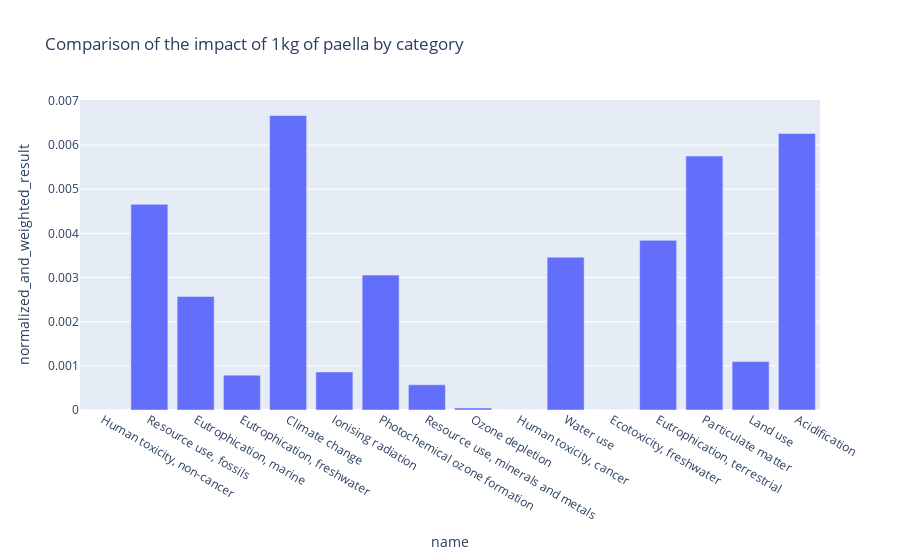
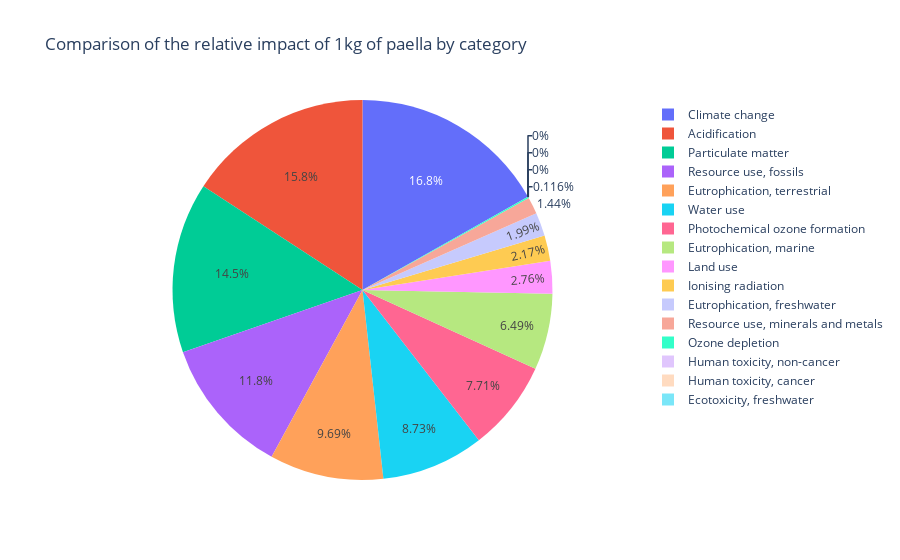

Here is the notebook cell these charts were saved with, in order:
### Code cell
#By meal, comparison of impacts by categories
paella = score_comparison.loc[score_comparison['meal'] == 'Paella']
paella.head()

fig = px.bar(paella, x=paella.name, y = paella.normalized_and_weighted_result, title = 'Comparison of the impact of 1kg of paella by category')
fig.show()

fig2 = px.pie(paella, values='normalized_and_weighted_result', names = 'name', title = 'Comparison of the relative impact of 1kg of paella by category')
fig2.show()

### Figure 1 — Plotly figure (JSON) as saved in the notebook; plotly's stock layout.template omitted (floating-point values rounded to 4 significant figures)
{"data": [{"alignmentgroup": "True", "hovertemplate": "name=%{x}<br>normalized_and_weighted_result=%{y}<extra></extra>", "legendgroup": "", "marker": {"color": "#636efa"}, "name": "", "offsetgroup": "", "orientation": "v", "showlegend": false, "textposition": "auto", "type": "bar", "x": ["Human toxicity, non-cancer", "Resource use, fossils", "Eutrophication, marine", "Eutrophication, freshwater", "Climate change", "Ionising radiation", "Photochemical ozone formation", "Resource use, minerals and metals", "Ozone depletion", "Human toxicity, cancer", "Water use", "Ecotoxicity, freshwater", "Eutrophication, terrestrial", "Particulate matter", "Land use", "Acidification"], "xaxis": "x", "y": [0, 0.004658, 0.002573, 0.0007894, 0.00667, 0.0008608, 0.003055, 0.0005705, 4.595e-05, 0, 0.003462, 0, 0.003842, 0.005752, 0.001096, 0.006263], "yaxis": "y"}], "layout": {"barmode": "relative", "legend": {"tracegroupgap": 0}, "title": {"text": "Comparison of the impact of 1kg of paella by category"}, "xaxis": {"anchor": "y", "domain": [0, 1], "title": {"text": "name"}}, "yaxis": {"anchor": "x", "domain": [0, 1], "title": {"text": "normalized_and_weighted_result"}}}}

### Figure 2 — Plotly figure (JSON) as saved in the notebook; plotly's stock layout.template omitted (floating-point values rounded to 4 significant figures)
{"data": [{"domain": {"x": [0, 1], "y": [0, 1]}, "hovertemplate": "name=%{label}<br>normalized_and_weighted_result=%{value}<extra></extra>", "labels": ["Human toxicity, non-cancer", "Resource use, fossils", "Eutrophication, marine", "Eutrophication, freshwater", "Climate change", "Ionising radiation", "Photochemical ozone formation", "Resource use, minerals and metals", "Ozone depletion", "Human toxicity, cancer", "Water use", "Ecotoxicity, freshwater", "Eutrophication, terrestrial", "Particulate matter", "Land use", "Acidification"], "legendgroup": "", "name": "", "showlegend": true, "type": "pie", "values": [0, 0.004658, 0.002573, 0.0007894, 0.00667, 0.0008608, 0.003055, 0.0005705, 4.595e-05, 0, 0.003462, 0, 0.003842, 0.005752, 0.001096, 0.006263]}], "layout": {"legend": {"tracegroupgap": 0}, "title": {"text": "Comparison of the relative impact of 1kg of paella by category"}}}
